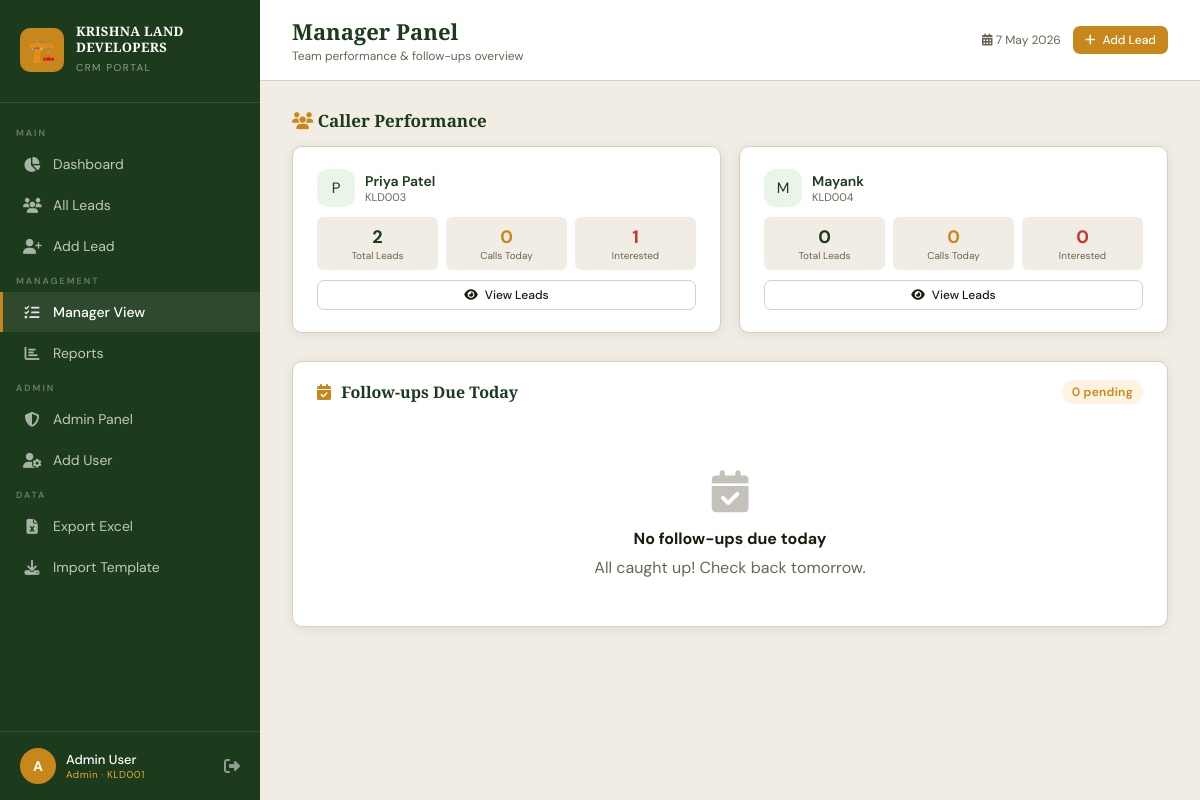
Screenshot of /manager (signed in) with the database file from the repository.
### tables this page shows
CREATE TABLE users (
            id INTEGER PRIMARY KEY AUTOINCREMENT,
            employee_id TEXT UNIQUE,
            full_name TEXT NOT NULL,
            email TEXT UNIQUE,
            mobile TEXT UNIQUE,
            password_hash TEXT NOT NULL,
            role TEXT NOT NULL DEFAULT 'caller',
            is_active INTEGER DEFAULT 1,
            last_login TEXT,
            created_at TEXT DEFAULT CURRENT_TIMESTAMP
        );

### app.py (the view)
@app.route('/manager')
@role_required('admin', 'manager')
def manager_panel():
    conn = get_db()
    today = datetime.now().strftime('%Y-%m-%d')
    callers = conn.execute('''SELECT u.*,
        COUNT(DISTINCT l.id) as total_leads,
        COUNT(DISTINCT cl.id) as calls_today,
        SUM(CASE WHEN l.status="Interested" THEN 1 ELSE 0 END) as interested
        FROM users u
        LEFT JOIN leads l ON u.id=l.caller_id
        LEFT JOIN call_logs cl ON u.id=cl.caller_id AND DATE(cl.call_date)=?
        WHERE u.role="caller" AND u.is_active=1
        GROUP BY u.id''', (today,)).fetchall()
    followups_today = conn.execute('''SELECT fu.*, l.name as lead_name, l.mobile, u.full_name as caller_name
        FROM follow_ups fu
        LEFT JOIN leads l ON fu.lead_id=l.id
        LEFT JOIN users u ON fu.caller_id=u.id
        WHERE DATE(fu.follow_up_date)=? AND fu.status="Pending"
        ORDER BY fu.follow_up_date''', (today,)).fetchall()
    conn.close()
    return render_template('manager.html', callers=callers, followups_today=followups_today)

### app.py (called while the page is built)
def get_db():
    conn = sqlite3.connect(DB_PATH)
    conn.row_factory = sqlite3.Row
    return conn

def role_required(*roles):
    def decorator(f):
        @wraps(f)
        def decorated(*args, **kwargs):
            if 'user_id' not in session:
                return redirect(url_for('login'))
            if session.get('role') not in roles:
                flash('Access denied.', 'danger')
                return redirect(url_for('dashboard'))
            return f(*args, **kwargs)
        return decorated
    return decorator

### templates/manager.html (shortened to what this page needs)
{% extends "base.html" %}
{% block page_title %}Manager Panel{% endblock %}
{% block page_subtitle %}Team performance & follow-ups overview{% endblock %}
{% block content %}
<h3 style="font-family:'Playfair Display',serif;font-size:17px;color:var(--primary);margin-bottom:14px;">
    <i class="fas fa-users" style="color:var(--accent);"></i> Caller Performance
</h3>
{% if callers %}
<div class="stats-grid" style="margin-bottom:28px;">
    {% for caller in callers %}
    <div class="stat-card" style="flex-direction:column;align-items:flex-start;gap:10px;">
        <div style="display:flex;align-items:center;gap:10px;width:100%;">
            <div class="stat-icon green" style="width:38px;height:38px;font-size:15px;">
                {{ caller.full_name[0].upper() }}
            </div>
            <div style="flex:1;">
                <div style="font-weight:600;font-size:14px;color:var(--primary);">{{ caller.full_name }}</div>
                <div style="font-size:11px;color:var(--text-muted);">{{ caller.employee_id }}</div>
            </div>
        </div>
        <div style="display:grid;grid-template-columns:1fr 1fr 1fr;gap:8px;width:100%;">
            <div style="text-align:center;background:var(--bg);border-radius:6px;padding:8px 4px;">
                <div style="font-size:18px;font-weight:700;color:var(--primary);">{{ caller.total_leads or 0 }}</div>
                <div style="font-size:10px;color:var(--text-muted);">Total Leads</div>
            </div>
            <div style="text-align:center;background:var(--bg);border-radius:6px;padding:8px 4px;">
                <div style="font-size:18px;font-weight:700;color:var(--accent);">{{ caller.calls_today or 0 }}</div>
                <div style="font-size:10px;color:var(--text-muted);">Calls Today</div>
            </div>
            <div style="text-align:center;background:var(--bg);border-radius:6px;padding:8px 4px;">
                <div style="font-size:18px;font-weight:700;color:#C0392B;">{{ caller.interested or 0 }}</div>
                <div style="font-size:10px;color:var(--text-muted);">Interested</div>
            </div>
        </div>
        <a href="{{ url_for('leads') }}?caller={{ caller.id }}" class="btn btn-outline btn-sm" style="width:100%;justify-content:center;">
            <i class="fas fa-eye"></i> View Leads
        </a>
    </div>
    {% endfor %}
</div>
{% endif %}
<div class="card">
    <div class="card-header" style="padding:18px 24px;">
        <span class="card-title">
            <i class="fas fa-calendar-check" style="color:var(--accent);margin-right:6px;"></i>
            Follow-ups Due Today
        </span>
        <span class="badge" style="background:var(--accent-pale);color:var(--accent);font-size:12px;padding:4px 10px;border-radius:12px;font-weight:600;">
            {{ followups_today|length }} pending
        </span>
    </div>
    <div class="table-wrap">
        {% if followups_today %}
        <table>
            <thead>
                <tr>
                    <th>Lead Name</th>
                    <th>Mobile</th>
                    <th>Assigned Caller</th>
                    <th>Scheduled At</th>
                    <th>Notes</th>
                    <th>Action</th>
                </tr>
            </thead>
            <tbody>
                {% for fu in followups_today %}
                <tr>
                    <td style="font-weight:500;">{{ fu.lead_name }}</td>
                    <td>
                        <a href="tel:{{ fu.mobile }}" style="color:var(--text);text-decoration:none;">
                            {{ fu.mobile }}
                        </a>
                    </td>
                    <td>{{ fu.caller_name or '–' }}</td>
                    <td style="font-size:12px;color:var(--text-muted);">{{ fu.follow_up_date or '–' }}</td>
                    <td style="font-size:12px;color:var(--text-muted);">{{ fu.notes or '–' }}</td>
                    <td>
                        <a href="{{ url_for('view_lead', lead_id=fu.lead_id) }}" class="btn btn-outline btn-sm">
                            <i class="fas fa-eye"></i> View
                        </a>
                    </td>
                </tr>
                {% endfor %}
            </tbody>
        </table>
        {% else %}
        <div class="empty-state">
            <i class="fas fa-calendar-check"></i>
            <h3>No follow-ups due today</h3>
            <p>All caught up! Check back tomorrow.</p>
        </div>
        {% endif %}
    </div>
</div>
{% endblock %}

### templates/base.html (style rules this page uses)
:root { --primary: #1C3A1C; --primary-light: #2D5A2D; --primary-dark: #0F2210; --accent: #C8871A; --accent-light: #E8A830; --accent-pale: #FDF3E0; --bg: #F2EDE4; --surface: #FFFFFF; --surface2: #FAF7F2; --text: #1A1A0F; --text-muted: #6B6555; --border: #D9D0BC; --hot: #C0392B; --hot-bg: #FDECEA; --warm: #C8871A; --warm-bg: #FDF3E0; --cold: #4A7A8A; --cold-bg: #EAF3F7; --sidebar-w: 260px; --radius: 10px; --shadow: 0 2px 12px rgba(0,0,0,0.08); --shadow-lg: 0 8px 32px rgba(0,0,0,0.12); }
* { box-sizing: border-box; margin: 0; padding: 0; }
body { font-family: 'DM Sans', sans-serif; background: var(--bg); color: var(--text); min-height: 100vh; }
.card { background: var(--surface); border-radius: var(--radius); border: 1px solid var(--border); box-shadow: var(--shadow); }
.card-header { padding: 18px 24px 0; display: flex; align-items: center; justify-content: space-between; }
.card-title { font-family: 'Playfair Display', serif; font-size: 16px; font-weight: 600; color: var(--primary); }
.stats-grid { display: grid; grid-template-columns: repeat(auto-fit, minmax(200px, 1fr)); gap: 18px; margin-bottom: 24px; }
.stat-card { background: var(--surface); border-radius: var(--radius); padding: 22px 24px; border: 1px solid var(--border); box-shadow: var(--shadow); display: flex; align-items: center; gap: 18px; transition: transform 0.2s, box-shadow 0.2s; }
.stat-icon { width: 52px; height: 52px; border-radius: 12px; display: flex; align-items: center; justify-content: center; font-size: 22px; flex-shrink: 0; }
.stat-icon.green { background: #E8F5E8; color: var(--primary); }
.btn { display: inline-flex; align-items: center; gap: 7px; padding: 9px 18px; border-radius: 7px; font-size: 14px; font-weight: 500; font-family: 'DM Sans', sans-serif; border: none; cursor: pointer; text-decoration: none; transition: all 0.2s; }
.btn-outline { background: transparent; border: 1.5px solid var(--border); color: var(--text); }
.btn-sm { padding: 6px 12px; font-size: 12px; }
.badge { display: inline-block; padding: 3px 10px; border-radius: 20px; font-size: 11px; font-weight: 600; letter-spacing: 0.3px; }
.table-wrap { overflow-x: auto; }
.empty-state { text-align: center; padding: 48px 24px; color: var(--text-muted); }
.empty-state i { font-size: 42px; margin-bottom: 16px; opacity: 0.4; }
.empty-state h3 { font-size: 16px; margin-bottom: 8px; color: var(--text); }

### rows the page displays
users: full_name "P", full_name "Priya Patel", employee_id "KLD003", total_leads "2", calls_today "0", is_active "1"
users: full_name "M", full_name "Mayank", employee_id "KLD004", total_leads "0", calls_today "0", interested "0"

### other values shown
{{ session.username[0].upper() if session.username else 'U' }} "A"
{{ session.username }} "Admin User"
{{ session.role }} "Admin"
{{ session.employee_id }} "KLD001"
{{ followups_today|length }} "0"
